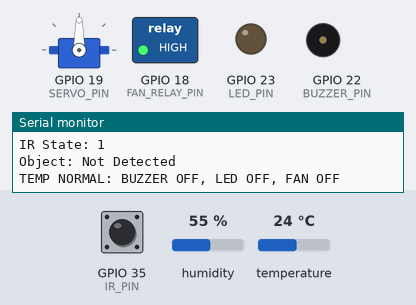
This sketch was run on a simulated ESP32. Parts: servo, switched loads named in the sketch (green lamp = pin HIGH), output pins drawn as LEDs (lit = HIGH), buzzer (waves = sounding, pin HIGH), the last lines printed to the serial monitor. The test bench sets the inputs (shaded band); at power-on: GPIO 35 (IR_PIN) HIGH, temperature 24 °C, humidity 55 %.

Above: at 2.2 s.
2.3 s: GPIO 35 (IR_PIN) driven LOW
At 3.6 s:
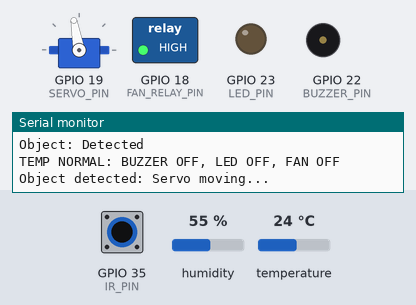
5.2 s: temperature set to 26 °C
At 8.0 s:
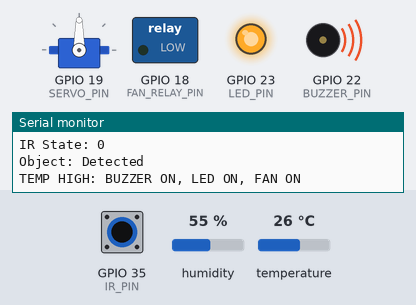
8.9 s: temperature set to 12 °C
At 10.6 s:
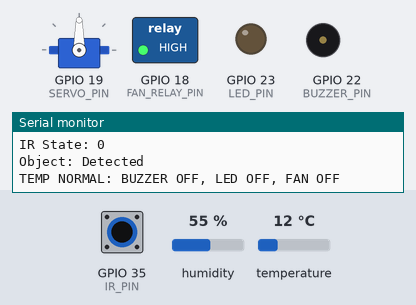
11.6 s: temperature set to 28 °C
At 14.7 s:
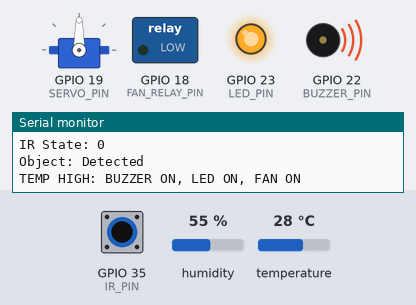
15.0 s: GPIO 35 (IR_PIN) pulsed HIGH 5 times (0.12 s each, 0.3 s apart)
At 18.2 s:
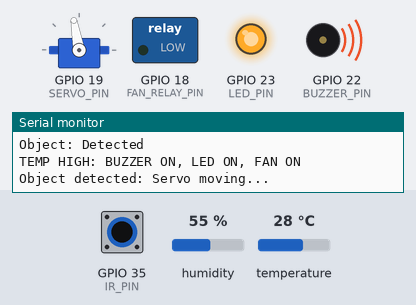
Timing chart, 0 to 20.8 s (numbered marks = the images above; inputs shaded):
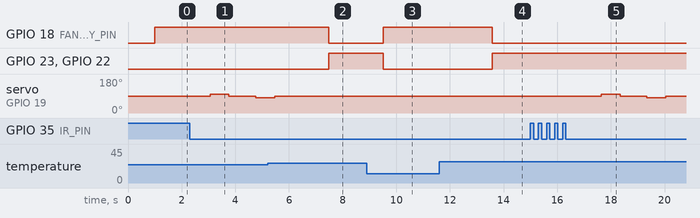

Measured:
- the behaviour switches between 24 and 25 °C on temperature (found by bisection; images 1 and 2)
- after the input at 2.3 s, servo on GPIO 19 (SERVO_PIN): 90° → 100° after 0.76 s, → 90° 0.70 s later, → 80° 1.0 s later
- after the input at 5.2 s, GPIO 18 (FAN_RELAY_PIN): HIGH → LOW after 2.3 s; GPIO 23 (LED_PIN), GPIO 22 (BUZZER_PIN): LOW → HIGH after 2.3 s
- after the input at 8.9 s, GPIO 18 (FAN_RELAY_PIN): LOW → HIGH after 0.62 s; GPIO 23 (LED_PIN), GPIO 22 (BUZZER_PIN): HIGH → LOW after 0.62 s
- after the input at 11.6 s, GPIO 18 (FAN_RELAY_PIN): HIGH → LOW after 2.0 s; GPIO 23 (LED_PIN), GPIO 22 (BUZZER_PIN): LOW → HIGH after 2.0 s
- after the input at 15.0 s, servo on GPIO 19 (SERVO_PIN): 90° → 100° after 2.6 s, → 90° 0.70 s later, → 80° 1.0 s later, → 90° 0.70 s later

The sketch:

completed.ino
```cpp
#include <DHT.h>
#include <ESP32Servo.h>

#define DHTPIN 4
#define DHTTYPE DHT11

#define BUZZER_PIN 22
#define LED_PIN 23
#define FAN_RELAY_PIN 18
#define IR_PIN 35
#define SERVO_PIN 19

#define TEMP_LIMIT 24

DHT dht(DHTPIN, DHTTYPE);
Servo myServo;

bool servoAlreadyMoved = false;

void setup() {
  Serial.begin(115200);
  delay(1000);

  Serial.println("System Starting...");

  dht.begin();

  pinMode(BUZZER_PIN, OUTPUT);
  pinMode(LED_PIN, OUTPUT);
  pinMode(FAN_RELAY_PIN, OUTPUT);
  pinMode(IR_PIN, INPUT);

  digitalWrite(BUZZER_PIN, LOW);
  digitalWrite(LED_PIN, LOW);
  digitalWrite(FAN_RELAY_PIN, HIGH); // fan OFF, active LOW relay

  myServo.attach(SERVO_PIN);
  myServo.write(90); // stop/center

  Serial.println("Setup Done.");
}

void loop() {
  float temperature = dht.readTemperature();
  float humidity = dht.readHumidity();

  int irState = digitalRead(IR_PIN);
  bool objectDetected = (irState == LOW);

  Serial.println("---------------------");

  if (isnan(temperature) || isnan(humidity)) {
    Serial.println("Failed to read from DHT11!");
  } else {
    Serial.print("Temperature: ");
    Serial.print(temperature);
    Serial.println(" °C");

    Serial.print("Humidity: ");
    Serial.print(humidity);
    Serial.println(" %");
  }

  Serial.print("IR State: ");
  Serial.println(irState);

  Serial.print("Object: ");
  Serial.println(objectDetected ? "Detected" : "Not Detected");

  // LED, buzzer, fan ON only if temp above 24
  if (!isnan(temperature) && temperature > TEMP_LIMIT) {
    digitalWrite(BUZZER_PIN, HIGH);
    digitalWrite(LED_PIN, HIGH);
    digitalWrite(FAN_RELAY_PIN, LOW); // fan ON

    Serial.println("TEMP HIGH: BUZZER ON, LED ON, FAN ON");
  } else {
    digitalWrite(BUZZER_PIN, LOW);
    digitalWrite(LED_PIN, LOW);
    digitalWrite(FAN_RELAY_PIN, HIGH); // fan OFF

    Serial.println("TEMP NORMAL: BUZZER OFF, LED OFF, FAN OFF");
  }

  // Servo moves only when object is detected
  if (objectDetected && servoAlreadyMoved == false) {
    Serial.println("Object detected: Servo moving...");

    myServo.write(100);   // outward
    delay(700);

    myServo.write(90);    // stop/center
    delay(1000);

    myServo.write(80);    // inward
    delay(700);

    myServo.write(90);    // stop

    servoAlreadyMoved = true;
    Serial.println("Servo movement complete.");
  }

  if (!objectDetected) {
    servoAlreadyMoved = false;
  }

  delay(2000);
}
```
